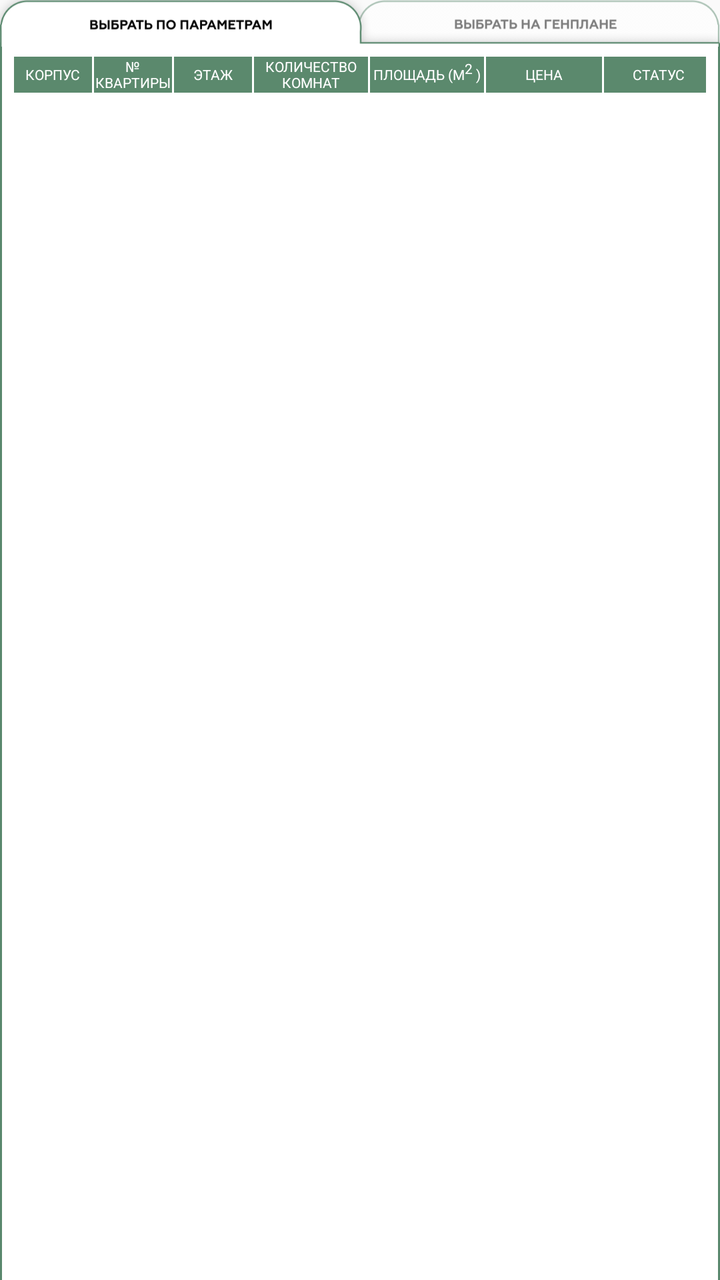
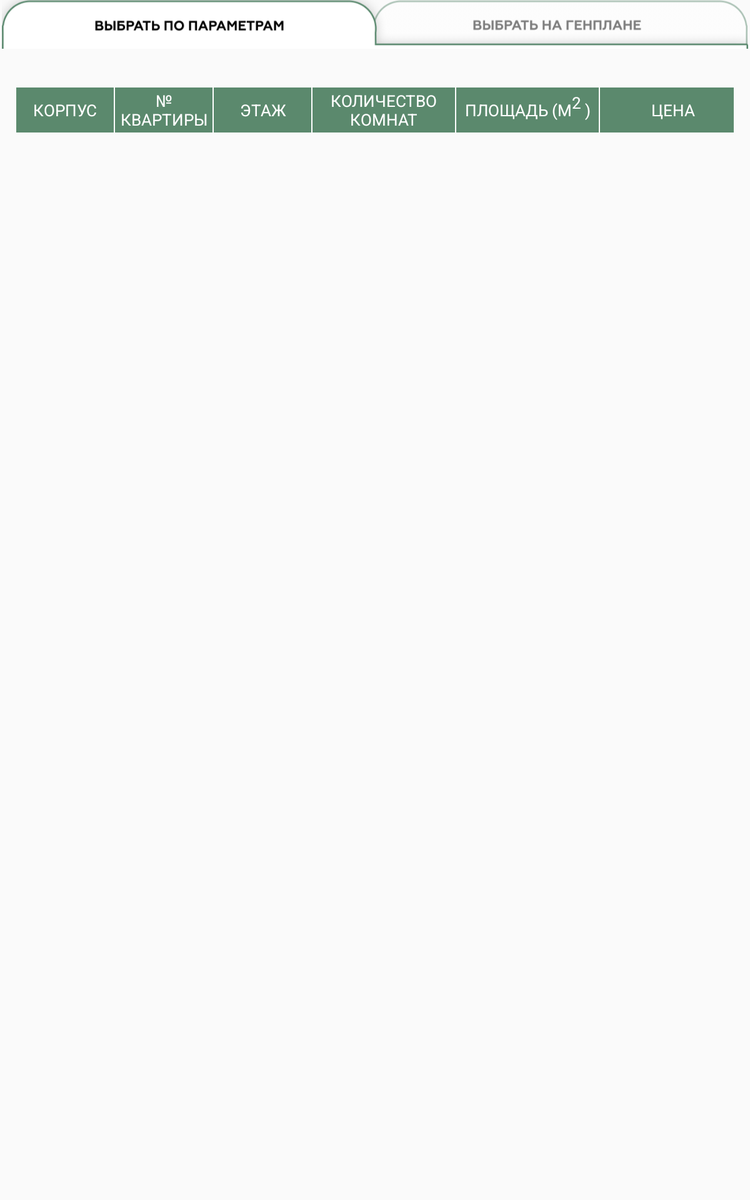

One screen, two layout resources from the same app: the default and the author's alternative for another configuration. Each is rendered where Android would select it; the XML of both is given below.
<!-- AndroidManifest.xml: application theme AppTheme -->
<!-- res/layout/fragment_result_table.xml -->
<?xml version="1.0" encoding="utf-8"?>
<androidx.constraintlayout.widget.ConstraintLayout
    xmlns:android="http://schemas.android.com/apk/res/android"
    xmlns:app="http://schemas.android.com/apk/res-auto"
    xmlns:tools="http://schemas.android.com/tools"
    android:layout_width="match_parent"
    android:layout_height="match_parent"
    tools:context=".ResultTableFragment">

    <ImageView
        android:id="@+id/imageSheets"
        android:layout_width="match_parent"
        android:layout_height="0dp"
        android:adjustViewBounds="true"
        android:scaleType="centerCrop"
        android:src="@drawable/tab_sheet1"
        app:layout_constraintTop_toTopOf="parent"/>

    <LinearLayout
        android:id="@+id/tabSheetsHeaderLinearLayout"
        android:layout_width="match_parent"
        android:layout_height="@dimen/fragment_result_table_tabSheetsLayout_header_heigth"
        android:orientation="horizontal"
        android:weightSum="100"
        app:layout_constraintTop_toTopOf="parent"
        app:layout_constraintBottom_toBottomOf="@+id/imageSheets">
        <FrameLayout
            android:id="@+id/sheet1"
            android:layout_width="match_parent"
            android:layout_height="match_parent"
            android:background="@android:color/transparent"
            android:layout_weight="50">
        </FrameLayout>
        <FrameLayout
            android:id="@+id/sheet2"
            android:layout_width="match_parent"
            android:layout_height="match_parent"
            android:background="@android:color/transparent"
            android:layout_weight="50">
        </FrameLayout>
    </LinearLayout>

    <androidx.constraintlayout.widget.ConstraintLayout
        android:layout_width="match_parent"
        android:layout_height="0dp"
        android:background="@color/colorWhite"
        app:layout_constraintTop_toBottomOf="@+id/imageSheets"
        app:layout_constraintBottom_toBottomOf="parent">

        <ImageView
            android:layout_width="1dp"
            android:layout_height="0dp"
            android:src="@drawable/line"
            android:scaleType="fitXY"
            app:layout_constraintLeft_toLeftOf="parent"
            app:layout_constraintTop_toTopOf="parent"
            app:layout_constraintBottom_toBottomOf="parent"/>

        <ImageView
            android:layout_width="1dp"
            android:layout_height="0dp"
            android:src="@drawable/line"
            android:scaleType="fitXY"
            app:layout_constraintRight_toRightOf="parent"
            app:layout_constraintTop_toTopOf="parent"
            app:layout_constraintBottom_toBottomOf="parent"/>

    <LinearLayout
        android:id="@+id/detailsLayout"
        android:layout_width="match_parent"
        android:layout_height="0dp"
        android:orientation="vertical"
        android:layout_marginLeft="@dimen/fragment_result_table_detailsLayout_marginLeft"
        android:layout_marginRight="@dimen/fragment_result_table_detailsLayout_marginRight"
        android:layout_marginTop="@dimen/fragment_result_table_detailsLayout_marginTop"
        app:layout_constraintTop_toTopOf="parent"
        app:layout_constraintBottom_toBottomOf="parent">

        <include
            android:layout_width="match_parent"
            android:layout_height="wrap_content"
            layout="@layout/row_of_table"/>

        <androidx.recyclerview.widget.RecyclerView
            android:id="@+id/recycleview"
            android:layout_width="match_parent"
            android:layout_height="match_parent"/>
    </LinearLayout>
    </androidx.constraintlayout.widget.ConstraintLayout>

</androidx.constraintlayout.widget.ConstraintLayout>
<!-- res/layout/row_of_table.xml (included above) -->
<?xml version="1.0" encoding="utf-8"?>
<FrameLayout xmlns:android="http://schemas.android.com/apk/res/android"
    xmlns:app="http://schemas.android.com/apk/res-auto"
    xmlns:tools="http://schemas.android.com/tools"
    android:layout_width="match_parent"
    android:layout_height="wrap_content"
    android:measureAllChildren="false">

    <ImageView
        android:id="@+id/imageBG"
        android:layout_width="match_parent"
        android:layout_height="match_parent"
        android:src="@drawable/draw_level"/>

    <LinearLayout
        android:id="@+id/row"
        android:layout_width="match_parent"
        android:layout_height="@dimen/row_of_table_row_height"
        android:orientation="horizontal">

        <TextView
            android:id="@+id/column_1"
            android:layout_width="@dimen/row_of_table_column1_width"
            style="@style/myStyleForRowOfTable"
            android:text="@string/column_1" />

        <FrameLayout
            android:layout_width="1dp"
            android:layout_height="match_parent"
            android:background="@android:color/transparent" />

        <TextView
            android:id="@+id/column_2"
            android:layout_width="@dimen/row_of_table_column2_width"
            style="@style/myStyleForRowOfTable"
            android:text="@string/column_2" />

        <FrameLayout
            android:layout_width="1dp"
            android:layout_height="match_parent"
            android:background="@android:color/transparent" />

        <TextView
            android:id="@+id/column_3"
            android:layout_width="@dimen/row_of_table_column3_width"
            style="@style/myStyleForRowOfTable"
            android:text="@string/column_3" />

        <FrameLayout
            android:layout_width="1dp"
            android:layout_height="match_parent"
            android:background="@android:color/transparent" />

        <TextView
            android:id="@+id/column_4"
            android:layout_width="@dimen/row_of_table_column4_width"
            style="@style/myStyleForRowOfTable"
            android:text="@string/column_4" />

        <FrameLayout
            android:layout_width="1dp"
            android:layout_height="match_parent"
            android:background="@android:color/transparent" />

        <TextView
            android:id="@+id/column_5"
            android:layout_width="@dimen/row_of_table_column5_width"
            style="@style/myStyleForRowOfTable"
            android:text="@string/column_5" />

        <FrameLayout
            android:layout_width="1dp"
            android:layout_height="match_parent"
            android:background="@android:color/transparent" />

        <TextView
            android:id="@+id/column_6"
            android:layout_width="@dimen/row_of_table_column6_width"
            style="@style/myStyleForRowOfTable"
            android:text="@string/column_6" />

        <FrameLayout
            android:layout_width="1dp"
            android:layout_height="match_parent"
            android:background="@android:color/transparent" />

        <TextView
            android:id="@+id/column_7"
            android:layout_width="@dimen/row_of_table_column7_width"
            style="@style/myStyleForRowOfTable"
            android:text="@string/column_7" />

        <FrameLayout
            android:layout_width="1dp"
            android:layout_height="match_parent"
            android:background="@android:color/transparent" />
    </LinearLayout>

</FrameLayout>
<!-- resources referenced by this layout -->
<resources>
  <color name="colorWhite">#FFFFFF</color>
  <dimen name="fragment_result_table_detailsLayout_marginLeft">7dp</dimen>
  <dimen name="fragment_result_table_detailsLayout_marginRight">7dp</dimen>
  <dimen name="fragment_result_table_detailsLayout_marginTop">5dp</dimen>
  <dimen name="fragment_result_table_tabSheetsLayout_header_heigth">25dp</dimen>
  <dimen name="row_of_table_column1_width">39dp</dimen>
  <dimen name="row_of_table_column2_width">39dp</dimen>
  <dimen name="row_of_table_column3_width">39dp</dimen>
  <dimen name="row_of_table_column4_width">57dp</dimen>
  <dimen name="row_of_table_column5_width">57dp</dimen>
  <dimen name="row_of_table_column6_width">58dp</dimen>
  <dimen name="row_of_table_column7_width">55dp</dimen>
  <dimen name="row_of_table_row_height">18dp</dimen>
  <!-- drawable draw_level (drawable) -->
  <?xml version="1.0" encoding="utf-8"?>
  <level-list xmlns:android="http://schemas.android.com/apk/res/android">
      <item android:maxLevel="0" android:drawable="@color/colorWhite"/>
      <item android:maxLevel="1" android:drawable="@color/color_header_of_table"/>
  </level-list>
  <!-- drawable line: png bitmap (drawable, 1789 bytes) -->
  <!-- drawable tab_sheet1: png bitmap (drawable, 21683 bytes) -->
  <string name="column_1">КОРПУС</string>
  <string name="column_2">№ КВАРТИРЫ</string>
  <string name="column_3">ЭТАЖ</string>
  <string name="column_4">КОЛИЧЕСТВО КОМНАТ</string>
  <string name="column_5">ПЛОЩАДЬ (М<sup>2</sup> )</string>
  <string name="column_6">ЦЕНА</string>
  <string name="column_7">СТАТУС</string>
  <style name="myStyleForRowOfTable">
          <item name="android:layout_height">match_parent</item>
          <item name="android:gravity">center_horizontal|center</item>
          <item name="android:textColor">@color/color_text_header_of_table</item>
          <item name="android:textSize">@dimen/row_of_table_column_textSize</item>
          <item name="android:background">@color/color_header_of_table</item>
      </style>
  <style name="AppTheme" parent="Theme.AppCompat.Light.DarkActionBar">
          
          <item name="colorPrimary">@color/colorPrimary</item>
          <item name="colorPrimaryDark">@color/colorPrimaryDark</item>
          <item name="colorAccent">@color/colorAccent</item>
      </style>
  <color name="color_header_of_table">#5b896d</color>
  <color name="color_text_header_of_table">#FFFFFF</color>
  <dimen name="row_of_table_column_textSize">7sp</dimen>
  <color name="colorPrimary">#008577</color>
  <color name="colorPrimaryDark">#00574B</color>
  <color name="colorAccent">#D81B60</color>
</resources>
<!-- res/layout-sw600dp/fragment_result_table.xml (the author's variant of the layout above) -->
<!-- drawn on a 7-inch tablet held upright -->
<?xml version="1.0" encoding="utf-8"?>
<FrameLayout xmlns:android="http://schemas.android.com/apk/res/android"
    xmlns:app="http://schemas.android.com/apk/res-auto"
    xmlns:tools="http://schemas.android.com/tools"
    android:layout_width="match_parent"
    android:layout_height="match_parent"
    tools:context=".ResultTableFragment">

    <ImageView
        android:id="@+id/imageSheets"
        android:layout_width="match_parent"
        android:layout_height="wrap_content"
        android:adjustViewBounds="true"
        android:scaleType="centerInside"
        android:src="@drawable/tab_sheet1"/>

    <LinearLayout
        android:id="@+id/tabSheetsHeaderLinearLayout"
        android:layout_width="match_parent"
        android:layout_height="@dimen/tabSheetsLayout_header_heigth"
        android:orientation="horizontal"
        android:weightSum="100"
        tools:ignore="MissingConstraints">
        <FrameLayout
            android:id="@+id/sheet1"
            android:layout_width="match_parent"
            android:layout_height="match_parent"
            android:background="@android:color/transparent"
            android:layout_weight="50">
        </FrameLayout>
        <FrameLayout
            android:id="@+id/sheet2"
            android:layout_width="match_parent"
            android:layout_height="match_parent"
            android:background="@android:color/transparent"
            android:layout_weight="50">
        </FrameLayout>
    </LinearLayout>
    <LinearLayout
        android:layout_width="match_parent"
        android:layout_height="match_parent"
        android:orientation="vertical"
        android:layout_marginLeft="13dp"
        android:layout_marginRight="13dp"
        android:layout_marginTop="70dp">

        <include
            android:layout_width="match_parent"
            android:layout_height="wrap_content"
            layout="@layout/row_of_table"/>

        <androidx.recyclerview.widget.RecyclerView
            android:id="@+id/recycleview"
            android:layout_width="match_parent"
            android:layout_height="match_parent"/>
    </LinearLayout>

</FrameLayout>
<!-- resources referenced by the variant -->
<!-- as a 7-inch tablet held upright resolves them -->
<resources>
  <!-- from res/values-sw600dp/ -->
  <dimen name="row_of_table_column1_width">78dp</dimen>
  <!-- from res/values-sw600dp/ -->
  <dimen name="row_of_table_column2_width">78dp</dimen>
  <!-- from res/values-sw600dp/ -->
  <dimen name="row_of_table_column3_width">78dp</dimen>
  <!-- from res/values-sw600dp/ -->
  <dimen name="row_of_table_column4_width">114dp</dimen>
  <!-- from res/values-sw600dp/ -->
  <dimen name="row_of_table_column5_width">114dp</dimen>
  <!-- from res/values-sw600dp/ -->
  <dimen name="row_of_table_column6_width">117dp</dimen>
  <!-- from res/values-sw600dp/ -->
  <dimen name="row_of_table_column7_width">111dp</dimen>
  <!-- from res/values-sw600dp/ -->
  <dimen name="row_of_table_row_height">36dp</dimen>
  <!-- drawable draw_level (drawable) -->
  <?xml version="1.0" encoding="utf-8"?>
  <level-list xmlns:android="http://schemas.android.com/apk/res/android">
      <item android:maxLevel="0" android:drawable="@color/colorWhite"/>
      <item android:maxLevel="1" android:drawable="@color/color_header_of_table"/>
  </level-list>
  <!-- drawable tab_sheet1: png bitmap (drawable, 21683 bytes) -->
  <string name="column_1">КОРПУС</string>
  <string name="column_2">№ КВАРТИРЫ</string>
  <string name="column_3">ЭТАЖ</string>
  <string name="column_4">КОЛИЧЕСТВО КОМНАТ</string>
  <string name="column_5">ПЛОЩАДЬ (М<sup>2</sup> )</string>
  <string name="column_6">ЦЕНА</string>
  <string name="column_7">СТАТУС</string>
  <style name="myStyleForRowOfTable">
          <item name="android:layout_height">match_parent</item>
          <item name="android:gravity">center_horizontal|center</item>
          <item name="android:textColor">@color/color_text_header_of_table</item>
          <item name="android:textSize">@dimen/row_of_table_column_textSize</item>
          <item name="android:background">@color/color_header_of_table</item>
      </style>
  <style name="AppTheme" parent="Theme.AppCompat.Light.DarkActionBar">
          
          <item name="colorPrimary">@color/colorPrimary</item>
          <item name="colorPrimaryDark">@color/colorPrimaryDark</item>
          <item name="colorAccent">@color/colorAccent</item>
      </style>
  <color name="colorWhite">#FFFFFF</color>
  <color name="color_header_of_table">#5b896d</color>
  <color name="color_text_header_of_table">#FFFFFF</color>
  <!-- from res/values-sw600dp/ -->
  <dimen name="row_of_table_column_textSize">13sp</dimen>
  <color name="colorPrimary">#008577</color>
  <color name="colorPrimaryDark">#00574B</color>
  <color name="colorAccent">#D81B60</color>
</resources>
